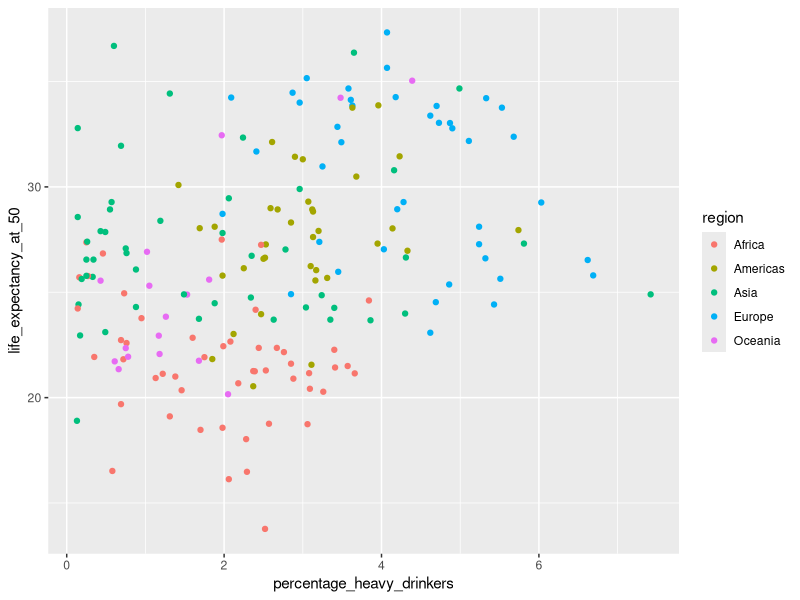
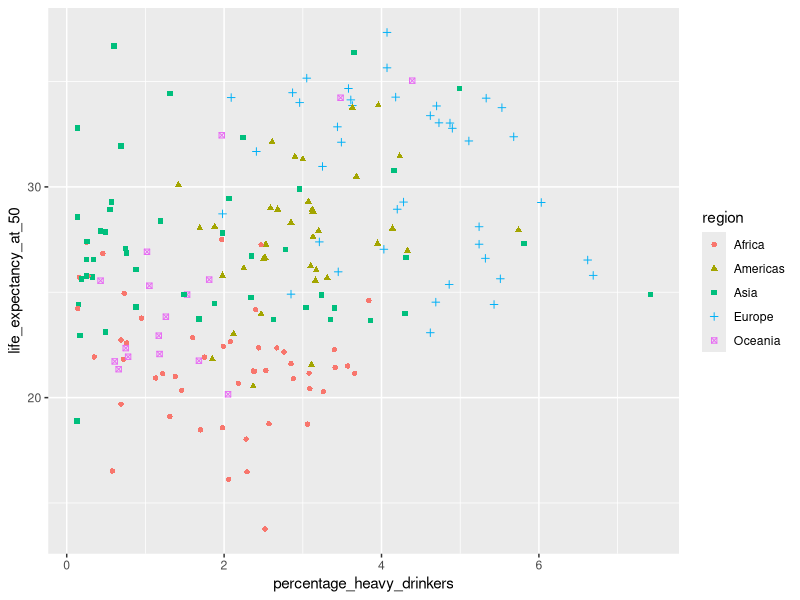
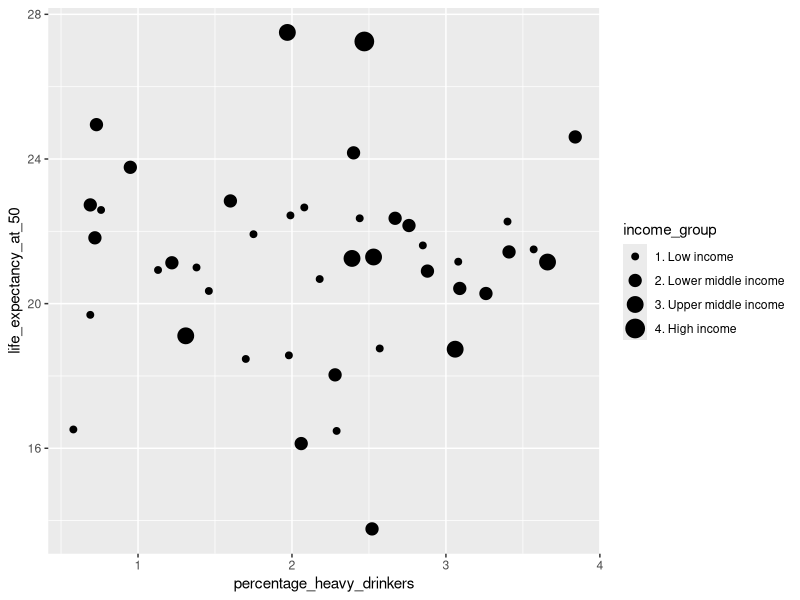
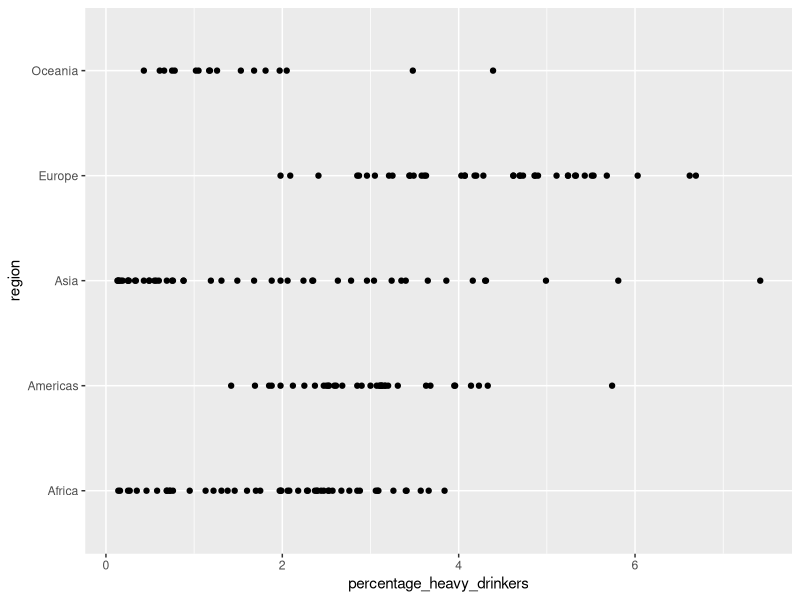
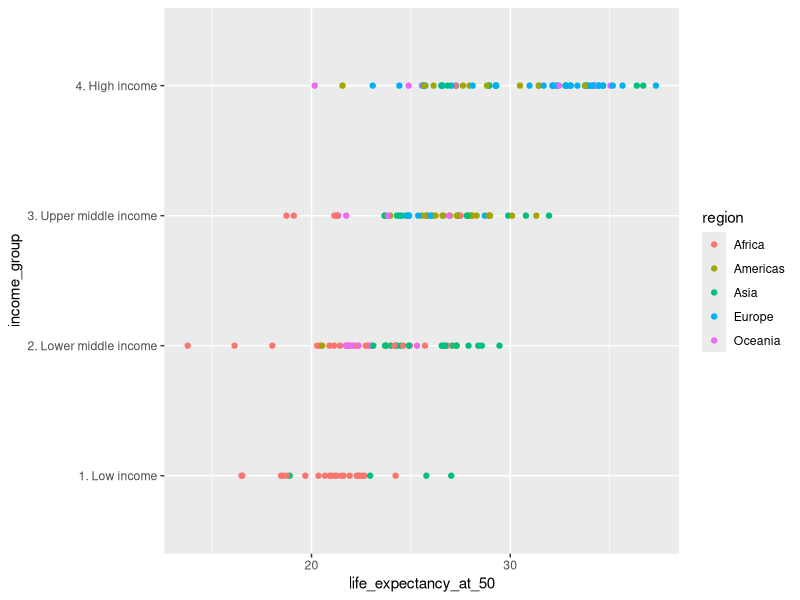
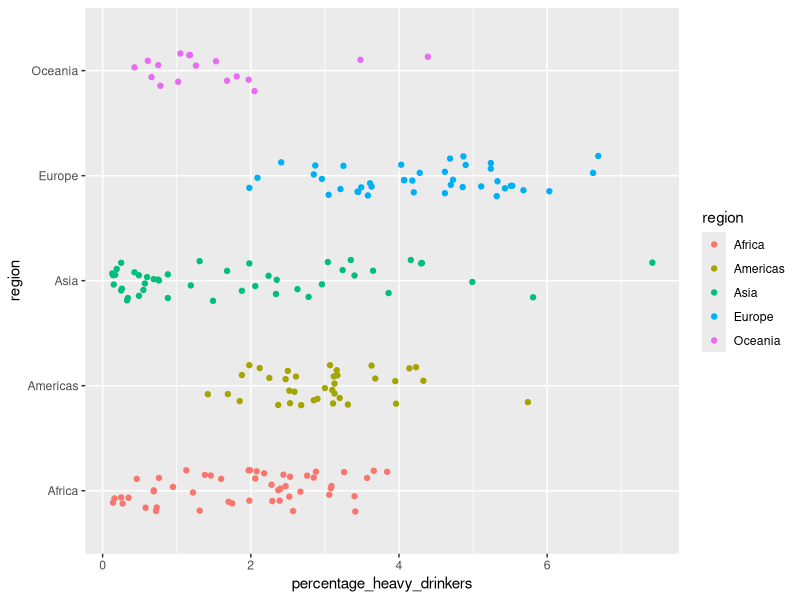
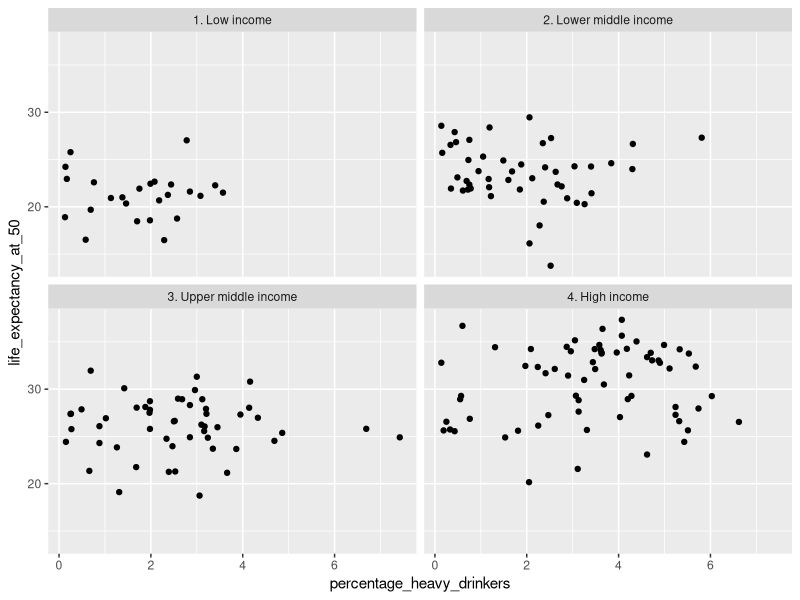
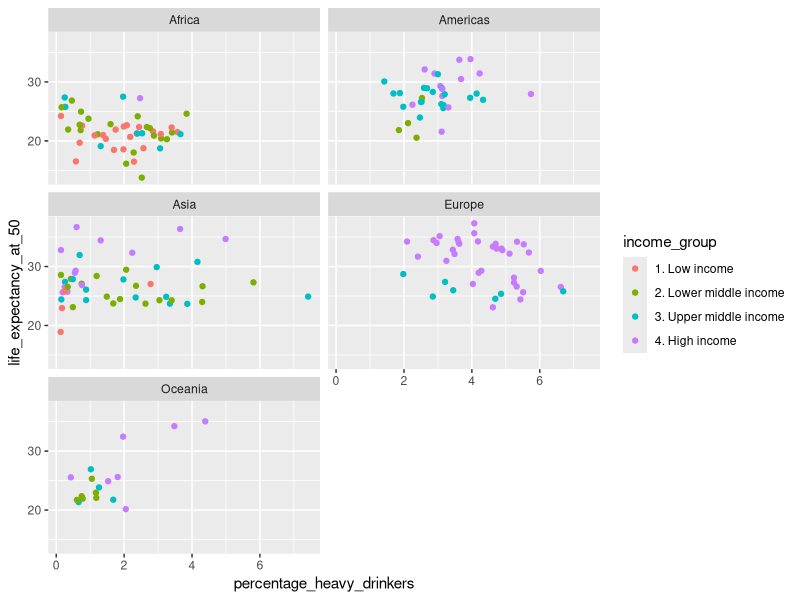

These figures' R source, in order: (Note: this script raises an error after producing the figures.)
## ---- chunk 1
library(readr)
library(ggplot2)
income_df <- read_csv('data/income_lifeexp_alcohol_1.csv', show_col_types = FALSE)

ggplot(income_df, aes(
    x=percentage_heavy_drinkers, 
    y=life_expectancy_at_50, 
    color=region
)) + 
geom_point()
## ---- chunk 2
ggplot(income_df, aes(
    x=percentage_heavy_drinkers, 
    y=life_expectancy_at_50, 
    shape=region,
    color=region
)) + 
geom_point()
## ---- chunk 3

income_df_subset <- subset(income_df, `sub-region` %in% c('Sub-Saharan Africa'))

# Create the scatter plot
ggplot(income_df_subset, aes(
    x=percentage_heavy_drinkers, 
    y=life_expectancy_at_50, 
    size=income_group,
)) + 
geom_point()

## ---- chunk 4
ggplot(income_df, aes(
    x=percentage_heavy_drinkers, 
    y=region, 
)) + 
geom_point()
## ---- chunk 5
ggplot(income_df, aes(
    x=life_expectancy_at_50, 
    y=income_group, 
    color=region
)) + 
geom_point()
## ---- chunk 6
ggplot(income_df, aes(
    x=percentage_heavy_drinkers, 
    y=region, 
    color=region
)) + 
geom_point(position = position_jitter(width = 0, height = 0.2))
## ---- chunk 7
ggplot(income_df, aes(
    x = percentage_heavy_drinkers, 
    y = life_expectancy_at_50
)) +
geom_point() +
facet_wrap(~ income_group, ncol=2)
## ---- chunk 8
ggplot(income_df, aes(
    x = percentage_heavy_drinkers, 
    y = life_expectancy_at_50,
    color=income_group
)) +
geom_point() +
facet_wrap(~ region, ncol=2)
## ---- chunk 9
#| echo: false
api = "{{< env URL >}}"
ojs_define(apiUrl = api)
